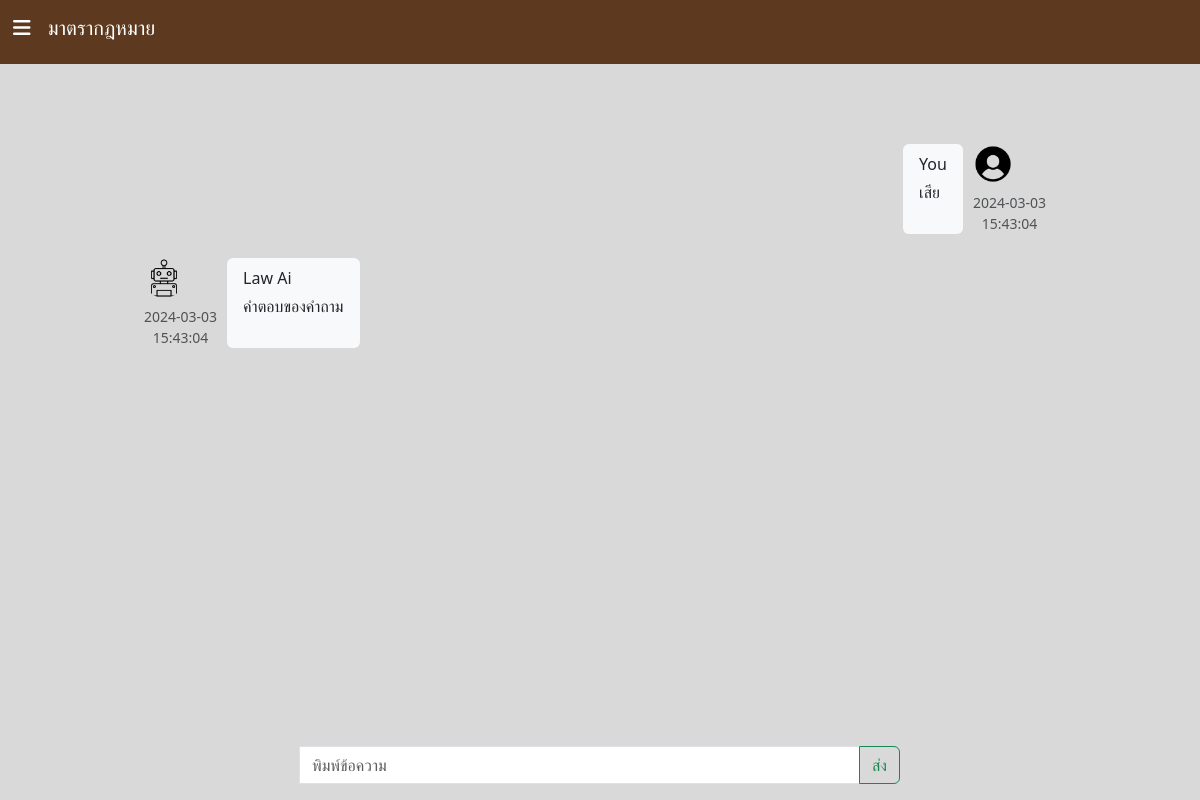
The page /messeges/เสีย/ on the database as committed earlier.
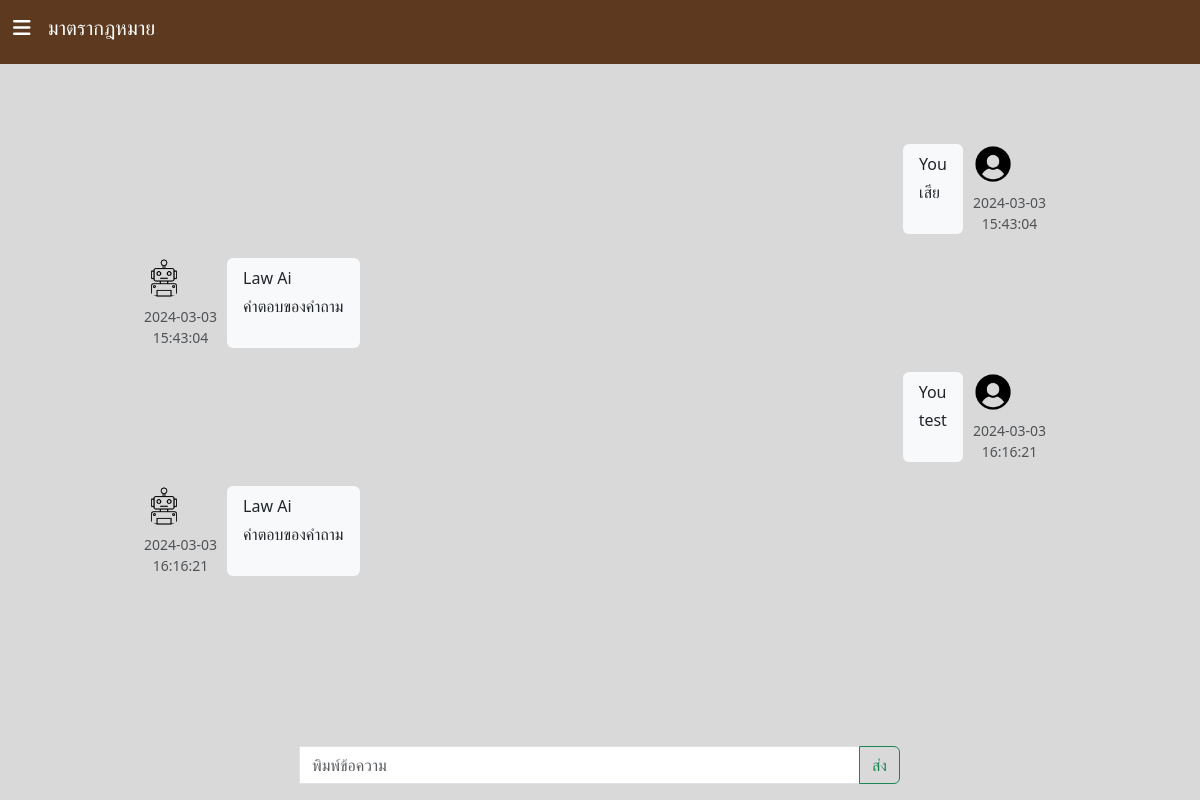
The same page on the database as committed later.
### models/messeges.py (models this page shows)
class Messege(db.Model):
    id = db.Column(
        db.BigInteger().with_variant(db.Integer, "sqlite"),
        primary_key=True,
        autoincrement=True,
    )
    description = db.Column(db.String)
    topic = db.Column(db.String)
    created_by = db.Column(db.String)
    created_date = db.Column(db.DateTime)

### views/messeges.py (the view, shortened to what this page needs)
@bp.route(
    "/",
    methods=["GET", "POST"],
    defaults={"topic_name": None},
)
@bp.route("/<topic_name>/", methods=["GET", "POST"])
def index(topic_name):
    messeges = None
    if topic_name:
        messeges = models.db.session.query(Messege).filter_by(topic=topic_name)
    print("------------>", messeges)
    topics = models.db.session.query(Topic)
    form = ms.MessegeForm()
    if not form.validate_on_submit():
        print(form.errors)
        return render_template(
            "/messeges/index.html",
            form=form,
            messeges=messeges,
            topics=topics,
        )

### forms/messeges.py
class MessegeForm(FlaskForm):
    description = StringField("พิมพ์ข้อความ", validators=[validators.DataRequired()])

### templates/messeges/index.html (shortened to what this page needs)
<!DOCTYPE html>
<html>
<head>
  <link rel="stylesheet" href="https://kit.fontawesome.com/eab4031eed.css">
  <link href="https://cdn.jsdelivr.net/npm/bootstrap@5.3.0-alpha1/dist/css/bootstrap.min.css" rel="stylesheet"
>
</head>
<body style="height:90vh; background-color: #D9D9D9;">
  <nav class="navbar position-fixed" style="background-color: #5C391F; height:8vh; width:100%">
    <button class="btn text-white " type="button" data-bs-toggle="offcanvas" data-bs-target="#offcanvasExample"
      aria-controls="offcanvasExample">
      <h5><i class="fa-solid fa-bars" style="margin-right:1vw;"></i> มาตรากฎหมาย </h5>
    </button>
  </nav>
  <div class="d-flex flex-column-reverse"
    style="width:100%; padding-top:15vh; padding-left:10%; padding-right:10%; padding-bottom:10vh; background-color: #D9D9D9;">
    <div class="chat-messages p-4">
      {% if messeges %}
      {% for ms in messeges %}
      {% if ms.created_by == 'User' %}
      <div class="chat-message-right mb-4" style="padding-right:10px;">
        <div style="padding-left:10px;">
          <img src="/static/user.png" class="rounded-circle mr-1" alt="Chris Wood" width="40" height="40">
          <div class="text-muted small text-nowrap mt-2 text-center"> {{ ms.created_date.strftime('%Y-%m-%d') }}</br>
            {{ ms.created_date.strftime('%H:%M:%S') }} </div>
        </div>
        <div class="flex-shrink-1 bg-light rounded py-2 px-3 mr-3">
          <div class="font-weight-bold mb-1">You</div>
          {{ ms.description }}
        </div>
      </div>
      {% else %}
      <div class="chat-message-left pb-4">
        <div style="padding-right:10px;">
          <img src="/static/robot.png" class="rounded-circle mr-1" alt="Sharon Lessman" width="40" height="40">
          <div class="text-muted small text-nowrap mt-2 text-center"> {{ ms.created_date.strftime('%Y-%m-%d') }}</br>
            {{ ms.created_date.strftime('%H:%M:%S') }} </div>
        </div>
        <div class="flex-shrink-1 bg-light rounded py-2 px-3 ml-3">
          <div class="font-weight-bold mb-1"> Law Ai</div>
          {{ ms.description }}
        </div>
      </div>
      {% endif %}
      {% endfor %}
      {% endif %}
    </div>
  </div>
  <div class="position-fixed bottom-0 start-50 translate-middle-x" style="width:50vw">
    <form method="POST">
      <div class="input-group mb-3">
        {{ form.description(class_="form-control",placeholder="พิมพ์ข้อความ" )}}
        <button class="btn btn-outline-success" type="submit">ส่ง</button>
      </div>
    </form>
  </div>
</body>
</html>

Rows that differ between the two databases and show on the page:
added Messege: created_date "2024-03-03", created_date "16:16:21", description "test"
added Messege: created_date "2024-03-03", created_date "16:16:21", description "คำตอบของคำถาม"
